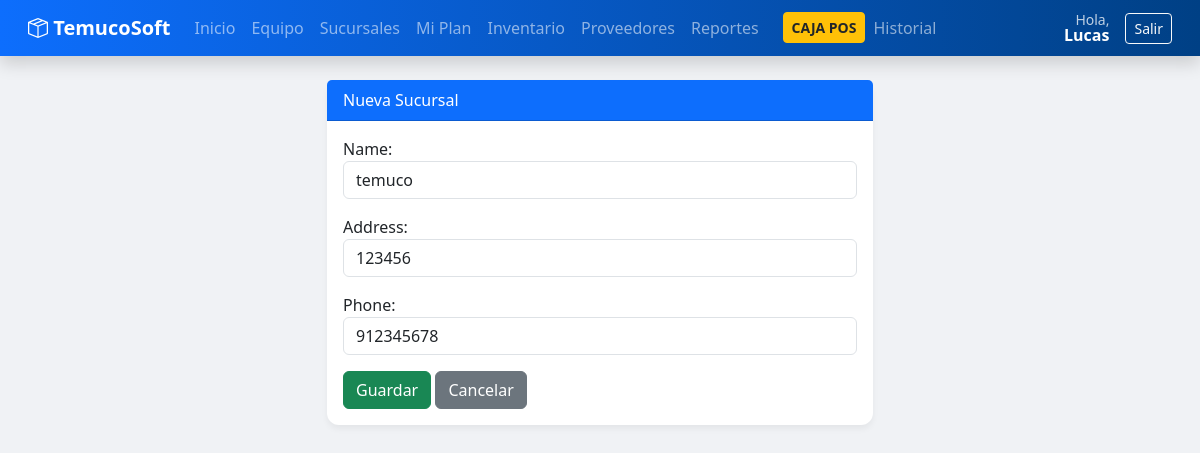
The app's page /branches/edit/1/ (signed in) with its own data.
### api/models.py (models this page shows, shortened)
class User(AbstractUser):
    ROLES = (
        ('super_admin', 'Super Admin'),
        ('admin_cliente', 'Admin Cliente'),
        ('gerente', 'Gerente'),
        ('vendedor', 'Vendedor'),
        ('cliente_final', 'Cliente Ecommerce'),
    )
    username = None
    email = models.EmailField(unique=True)
    rut = models.CharField(max_length=12, blank=True, null=True, validators=[validar_rut_chileno]) # Validador
    role = models.CharField(max_length=20, choices=ROLES, default='cliente_final')
    company = models.ForeignKey(Company, on_delete=models.CASCADE, null=True, blank=True, related_name='users')
    USERNAME_FIELD = 'email'
    REQUIRED_FIELDS = []
    objects = UserManager()

class Branch(models.Model):
    company = models.ForeignKey(Company, on_delete=models.CASCADE)
    name = models.CharField(max_length=100)
    address = models.CharField(max_length=200)
    phone = models.CharField(max_length=20)

### api/views.py (the view)
# urls.py: path('branches/edit/<int:pk>/', views.branch_edit, name='branch_edit'),
@login_required
def branch_edit(request, pk):
    b = get_object_or_404(Branch, pk=pk, company=request.user.company)
    if request.method == 'POST':
        f = BranchForm(request.POST, instance=b)
        if f.is_valid(): f.save(); return redirect('branch_list')
    else: f = BranchForm(instance=b)
    return render(request, 'branches/form.html', {'form': f, 'title': 'Editar'})

### api/forms.py
class BranchForm(forms.ModelForm):
    class Meta:
        model = Branch
        fields = ['name', 'address', 'phone']
        widgets = {'name': forms.TextInput(attrs={'class': 'form-control'}), 'address': forms.TextInput(attrs={'class': 'form-control'}), 'phone': forms.TextInput(attrs={'class': 'form-control'})}

### templates/branches/form.html (shortened to what this page needs)
{% extends 'base.html' %}
{% block content %}
<div class="row justify-content-center">
    <div class="col-md-6">
        <div class="card">
            <div class="card-header bg-primary text-white">Nueva Sucursal</div>
            <div class="card-body">
                <form method="post">
                    {{ form.as_p }}
                    <button type="submit" class="btn btn-success">Guardar</button>
                    <a href="{% url 'branch_list' %}" class="btn btn-secondary">Cancelar</a>
                </form>
            </div>
        </div>
    </div>
</div>
{% endblock %}

### templates/base.html (shortened to what this page needs)
<!DOCTYPE html>
<html lang="es">
<head>
    <link href="https://cdn.jsdelivr.net/npm/bootstrap@5.3.0/dist/css/bootstrap.min.css" rel="stylesheet">
    <link rel="stylesheet" href="https://cdn.jsdelivr.net/npm/bootstrap-icons@1.10.5/font/bootstrap-icons.css">
</head>
<body>
    <nav class="navbar navbar-expand-lg navbar-dark mb-4 px-3 shadow">
        <div class="container-fluid">
            <a class="navbar-brand fw-bold" href="{% url 'dashboard' %}"><i class="bi bi-box-seam"></i> TemucoSoft</a>
            <div class="collapse navbar-collapse" id="navbarNav">
                {% if user.is_authenticated %}
                <ul class="navbar-nav me-auto">
                    <li class="nav-item"><a class="nav-link" href="{% url 'dashboard' %}">Inicio</a></li>
                    {% if user.role == 'admin_cliente' %}
                        <li class="nav-item"><a class="nav-link" href="{% url 'team_list' %}">Equipo</a></li>
                        <li class="nav-item"><a class="nav-link" href="{% url 'branch_list' %}">Sucursales</a></li>
                        <li class="nav-item"><a class="nav-link" href="{% url 'subscription' %}">Mi Plan</a></li>
                    {% endif %}
                    {% if user.role == 'admin_cliente' or user.role == 'gerente' %}
                        <li class="nav-item"><a class="nav-link" href="{% url 'product_list' %}">Inventario</a></li>
                        <li class="nav-item"><a class="nav-link" href="{% url 'supplier_list' %}">Proveedores</a></li>
                        <li class="nav-item"><a class="nav-link" href="{% url 'reports' %}">Reportes</a></li>
                    {% endif %}
                    {% if user.role != 'super_admin' %}
                        <li class="nav-item ms-lg-3"><a class="btn btn-warning text-dark fw-bold btn-sm mt-1" href="{% url 'pos' %}">CAJA POS</a></li>
                        <li class="nav-item"><a class="nav-link" href="{% url 'sale_list' %}">Historial</a></li>
                    {% endif %}
                </ul>
                <div class="d-flex align-items-center text-white">
                    <div class="me-3 text-end lh-1">
                        <small class="d-block opacity-75">Hola,</small>
                        <span class="fw-bold">{{ user.first_name }}</span>
                    </div>
                    <form action="{% url 'logout' %}" method="post">
                        {% csrf_token %}<button type="submit" class="btn btn-outline-light btn-sm">Salir</button>
                    </form>
                </div>
                {% endif %}
            </div>
        </div>
    </nav>
    <div class="container pb-5">
        {% block content %}{% endblock %}
    </div>
</body>
</html>

### templates/base.html (style rules this page uses)
body { background-color: #f0f2f5; font-family: 'Segoe UI', sans-serif; }
.navbar { background: linear-gradient(90deg, #0d6efd 0%, #004085 100%); }
.card { border: none; border-radius: 12px; box-shadow: 0 4px 6px rgba(0,0,0,0.05); transition: transform 0.2s; }

### records on screen
User: first_name "Lucas"
Branch: name "temuco", address "123456", phone "912345678"
